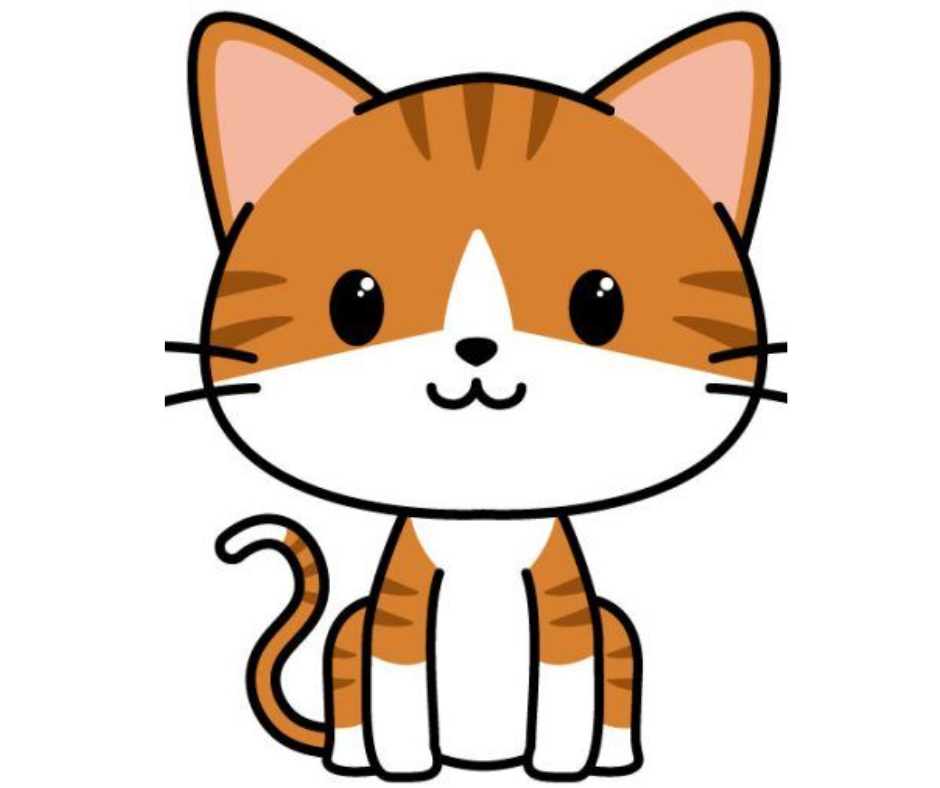
#> input picture Actividades-Clase/Gato.png, 940 x 788 px
$ python traslacion-vecino.py
#> lines starting #> are read from the running program, lines starting #| are printed output that depends on the picture
import cv2 as cv
import numpy as np

# Cargar la imagen en escala de grises
img = cv.imread('Gato.png', 0)
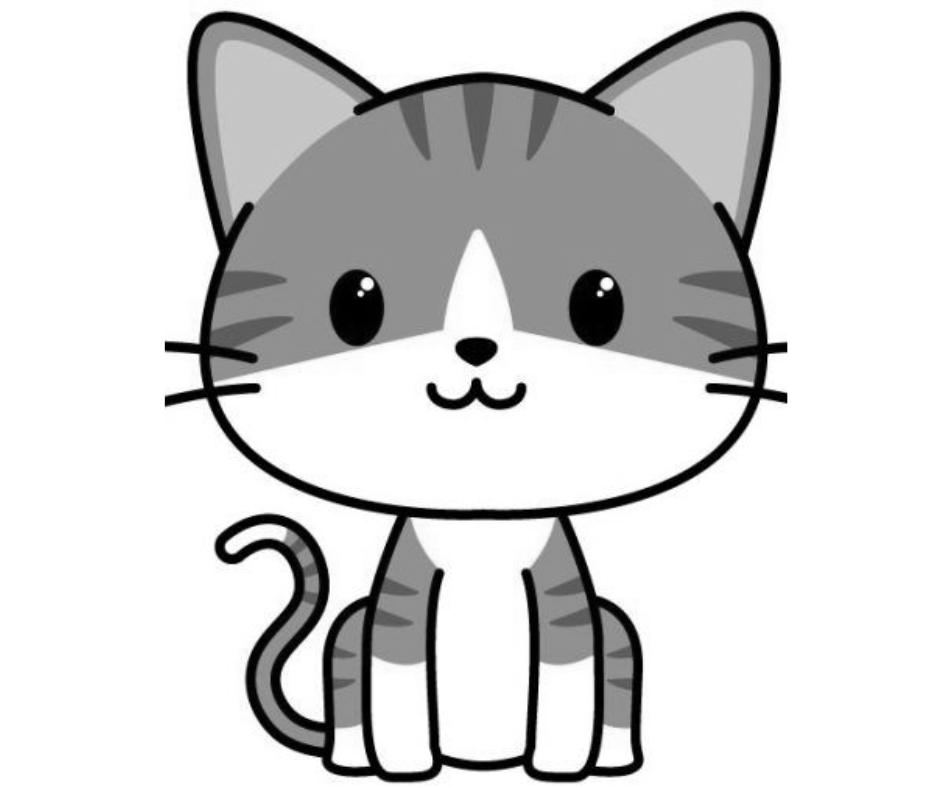
#> img: shape (788, 940); min 0, max 255, mean 212.1

x, y = img.shape
#> x = 788; y = 940

scale_x, scale_y = 2, 2

scaled_img = np.zeros((int(x * scale_y), int(y * scale_x)), dtype=np.uint8)


for i in range(x):
    for j in range(y):
        scaled_img[i*2, j*2] = img[i, j]
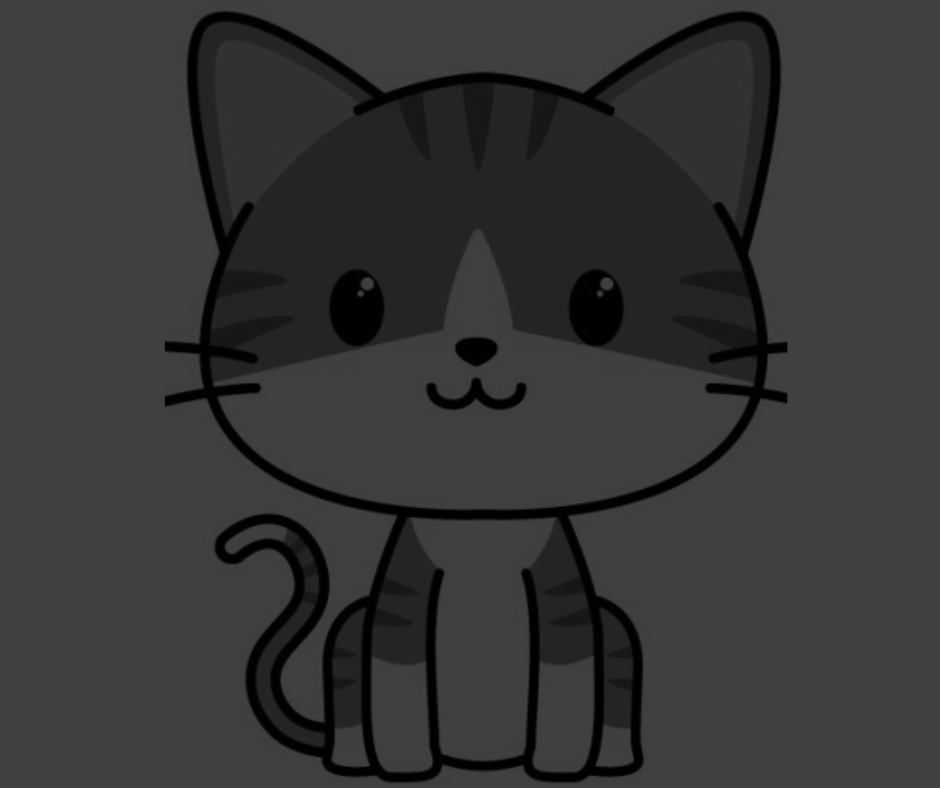
#> scaled_img: shape (1576, 1880) (shown at 1/2 size); min 0, max 255, mean 53


for i in range(scaled_img.shape[0]):
    for j in range(scaled_img.shape[1]):
        if scaled_img[i, j] == 0:
            # se busca el vecino más cercano que no este apagado
            found = False
            radius = 1
            while not found and radius < max(scaled_img.shape):

                for di in range(-radius, radius + 1):
                    for dj in range(-radius, radius + 1):
                        ni, nj = i + di, j + dj
                        if (0 <= ni < scaled_img.shape[0] and
                            0 <= nj < scaled_img.shape[1] and
                            scaled_img[ni, nj] != 0):
                            scaled_img[i, j] = scaled_img[ni, nj]
                            found = True
                            break
                    if found:
                        break
                if found:
                    break
                radius += 1
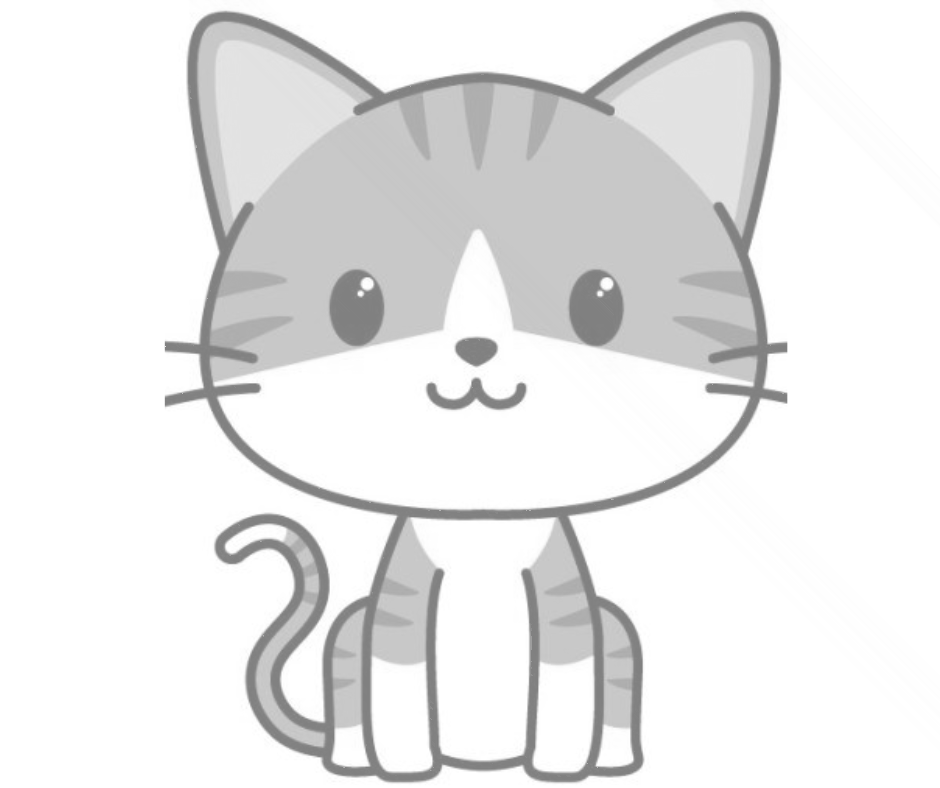
#> scaled_img: shape (1576, 1880) (shown at 1/2 size); min 1, max 255, mean 233.5

scaled_img_correct = np.zeros((int(x * scale_y), int(y * scale_x)), dtype=np.uint8)
for i in range(scaled_img_correct.shape[0]):
    for j in range(scaled_img_correct.shape[1]):

        orig_i = min(int(i / scale_y), x - 1)
        orig_j = min(int(j / scale_x), y - 1)
        scaled_img_correct[i, j] = img[orig_i, orig_j]


cv.imshow('Imagen Original', img)
cv.imshow('Tu Imagen con Huecos', scaled_img)
cv.imshow('Imagen Rellenada', scaled_img)
cv.imshow('Imagen Escalada Correcta', scaled_img_correct)
cv.waitKey(0)
cv.destroyAllWindows()
